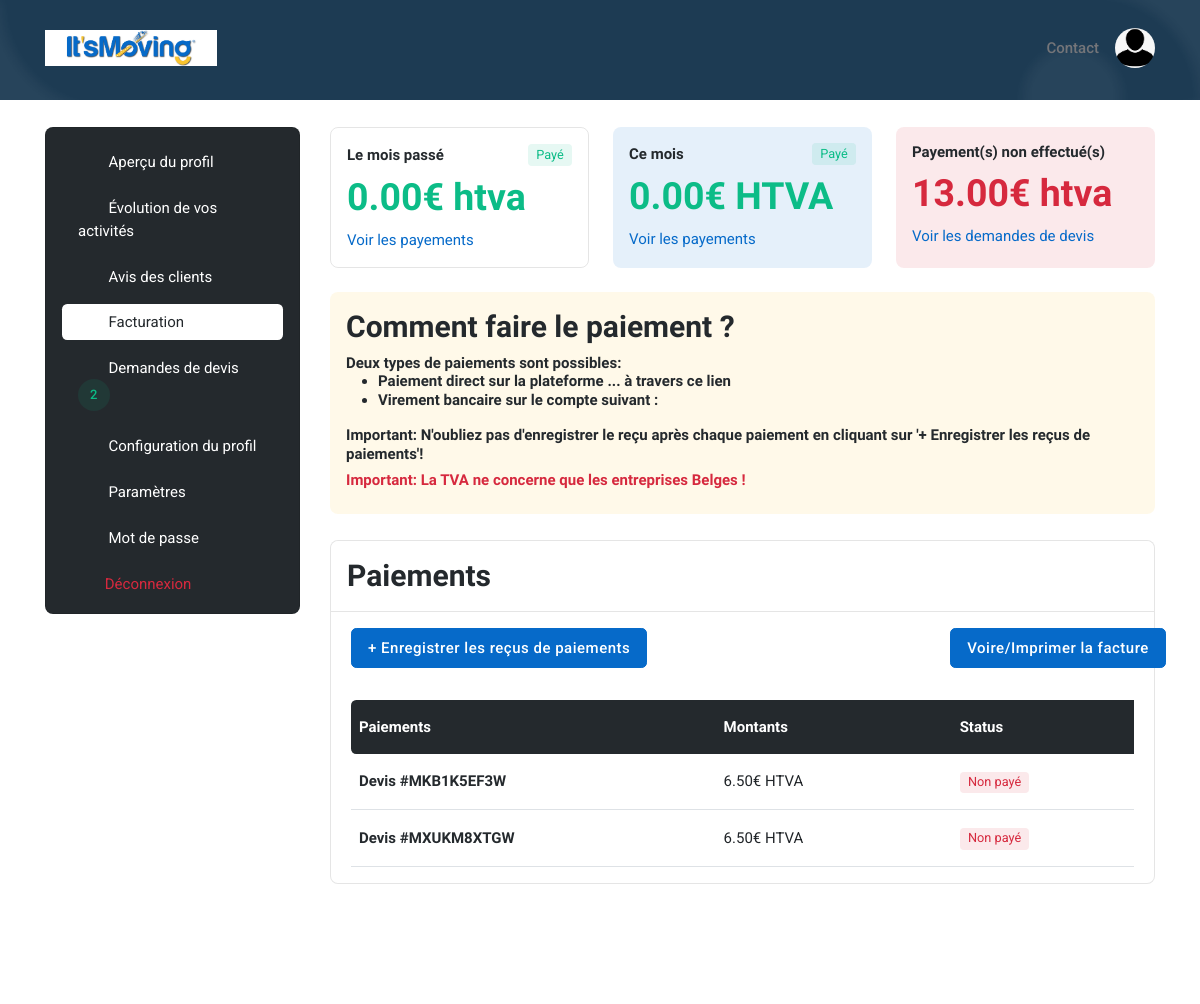
/user/billing/ (signed in, upper part), run on an earlier commit of the app's database.
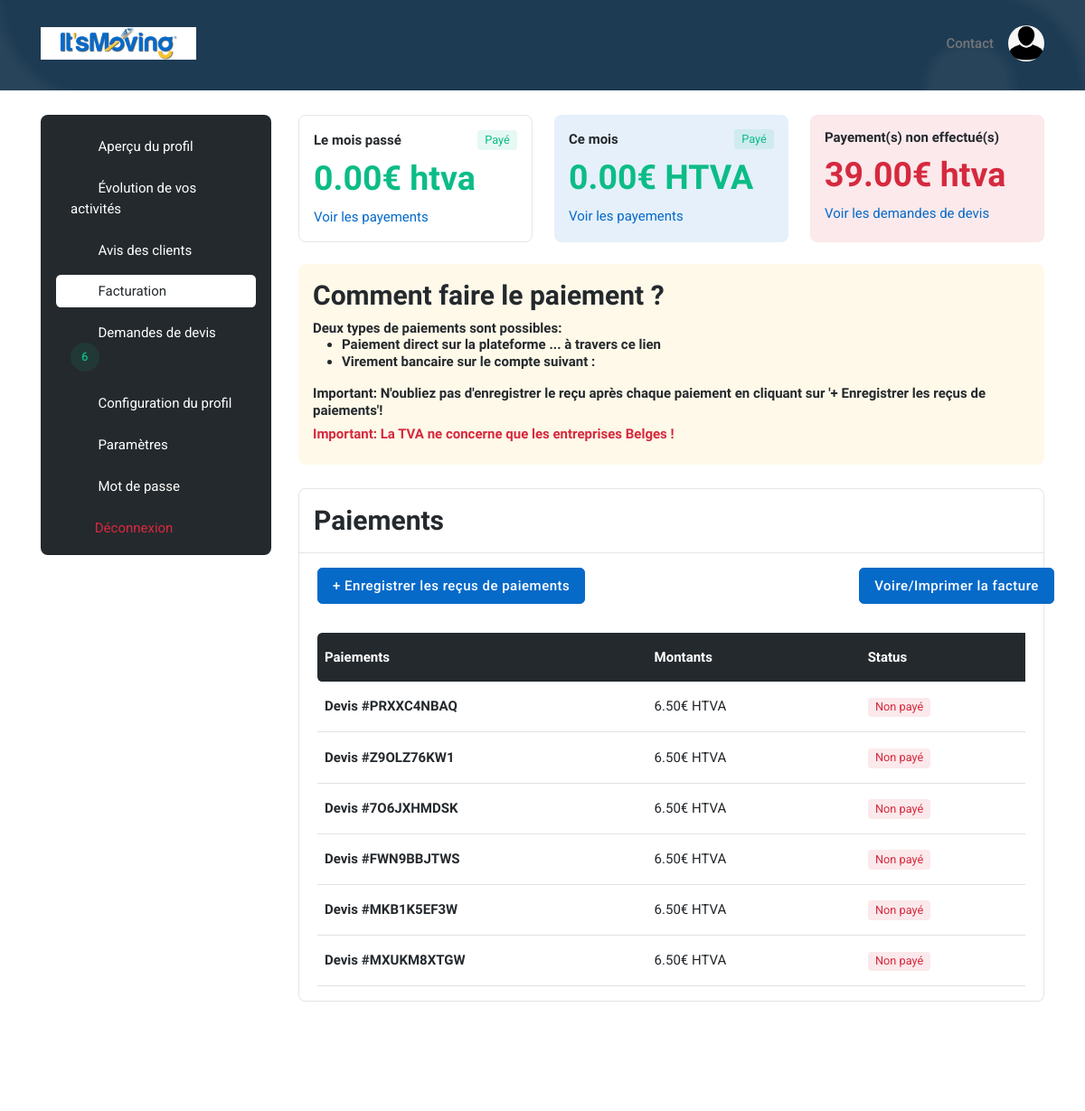
And on a later commit of the database.
### base_app/models.py (models this page shows, shortened)
class Mover_Quote_Request(models.Model):
    created = models.DateTimeField(auto_now_add=True)
    quote_request = models.ForeignKey(Quote_Request, on_delete=models.CASCADE)
    treated = models.BooleanField(default=False)
    rejected = models.BooleanField(default=False)
    paid = models.CharField(max_length=20, default='Non payé') #can be 'Non payé' or 'Payé' or 'Vérification en cours...'
    mover = models.ForeignKey(Mover, on_delete=models.CASCADE)

class Quote_Request(models.Model):
    ref = models.CharField(max_length=30)
    country = models.ForeignKey(Country, on_delete=models.CASCADE, default="")
    City_Departure = models.CharField(max_length=300)
    Adresse_Departure = models.CharField(max_length=300)
    Postal_Code_Departure = models.IntegerField()
    Residence_Number_or_Name_Departure = models.CharField(max_length=300)
    Residence_Departure = models.CharField(max_length=300)
    Number_Room_Departure = models.IntegerField()
    Country_Arrival = models.CharField(max_length=300, default="")
    City_Arrival = models.CharField(max_length=300)
    Adresse_Arrival = models.CharField(max_length=300)
    Residence_Number_or_Name_Arrival = models.CharField(max_length=300)
    Postal_Code_Arrival = models.IntegerField()
    Residence_Arrival = models.CharField(max_length=300)
    packing_service = models.BooleanField(default=False)
    packaging_materials = models.BooleanField(default=False)
    furniture_assembly_disassembly = models.BooleanField(default=False)
    furniture_storage = models.BooleanField(default=False)
    Additional_informations = models.CharField(max_length=300)
    firstname = models.CharField(max_length=300, default="")
    lastname = models.CharField(max_length=300, default="")
    email = models.EmailField(default="")
    email_sent_to_customer = models.BooleanField(default=False)
    phone_number = models.CharField(max_length=30, default="")
    created = models.DateTimeField(auto_now_add=True)
    distributed = models.BooleanField(default=False)
    moving_date = models.DateTimeField(auto_now_add=False)
    moving_date1 = models.DateTimeField(auto_now_add=False)
    moving_date2 = models.DateTimeField(auto_now_add=False)
    moving_type1 = models.ForeignKey(Moving_Type1, on_delete=models.CASCADE)
    moving_type2 = models.ForeignKey(Moving_Type2, on_delete=models.CASCADE)

### user/models.py (models this page shows)
class Payment(models.Model):
    amount = models.DecimalField(max_digits=5, decimal_places=2, default=6.5)
    created = models.DateTimeField(auto_now_add=True)
    tva = models.DecimalField(max_digits=5, decimal_places=2, default=1.36)

### user/views.py (the view, shortened to what this page needs)
# urls.py: path('billing/', views.billing, name='billing'),
@login_required
def billing(request):
    mover = Mover.objects.filter(user_id=request.user.id).last()
    number_quote_request = Mover_Quote_Request.objects.filter(mover_id=mover.id, treated=False, rejected=False).count()
    mover_quote_requests = Mover_Quote_Request.objects.filter(mover_id=mover.id, rejected=False).order_by('-id')
    payment_info = Payment.objects.all().last()
    today = datetime.date.today()
    quote_request_payments = Quote_Request_Payment.objects.filter(mover_id=mover.id)
    number_quote_request_paid_actual_month = \
        Mover_Quote_Request.objects.filter(mover_id=mover.id, rejected=False, paid="Payé", created__month=today.month). \
            count()
    sum_quote_request_paid_actual_month_htva = number_quote_request_paid_actual_month * payment_info.amount
    last_month = today.month - 1
    number_quote_request_paid_last_month = \
        Mover_Quote_Request.objects.filter(mover_id=mover.id, rejected=False, paid="Payé", created__month=last_month). \
            count()
    sum_quote_request_paid_last_month_htva = number_quote_request_paid_last_month * payment_info.amount
    number_quote_request_unpaid = Mover_Quote_Request.objects.filter(mover_id=mover.id, rejected=False, paid="Non payé") \
        .count()
    sum_quote_request_unpaid_htva = number_quote_request_unpaid * payment_info.amount
    return render(request, 'user/profile/billing.html', {'mover': mover, 'number_quote_request': number_quote_request,
                                                         'mover_quote_requests': mover_quote_requests, 'payment_info':
                                                             payment_info, 'sum_quote_request_paid_actual_month_htva':
                                                             sum_quote_request_paid_actual_month_htva,
                                                         'sum_quote_request_paid_last_month_htva':
                                                             sum_quote_request_paid_last_month_htva,
                                                         'sum_quote_request_unpaid_htva': sum_quote_request_unpaid_htva,
                                                         'quote_request_payments': quote_request_payments
                                                         })

### user/templates/user/profile/billing.html (shortened to what the changed rows need)
{% extends 'base_app/base.html' %}
{% load static %}
{% block main %}
	<section class="pt-2">
		<div class="container">
			<div class="row">
				<div class="col-xl-3">
					<nav class="navbar navbar-light navbar-expand-xl mx-0">
						<div class="offcanvas offcanvas-end" tabindex="-1" id="offcanvasNavbar" aria-labelledby="offcanvasNavbarLabel">
							<div class="offcanvas-body p-3 p-xl-0">
								<div class="bg-dark border rounded-3 pb-0 p-3 w-100">
									<div class="list-group list-group-dark list-group-borderless">
										<a class="list-group-item" href="{% url 'quote_request' %}"><i class="bi bi-folder-check fa-fw me-2"></i>
											Demandes de devis
                                            {% if number_quote_request != 0 %}
												<span class="btn btn-sm btn-success-soft btn-round me-1 mb-0">
													{{number_quote_request}}
												</span>
											{% endif %}
										</a>
									</div>
								</div>
							</div>
						</div>
					</nav>
				</div>
				<div class="col-xl-9">
                    <div class="row g-4 mb-4">
                        <div class="col-sm-4">
                            <div class="border p-3 rounded-3 h-100">
                                <h2 class="mb-2 mt-2 text-success">
                                    {{sum_quote_request_paid_last_month_htva}}€ htva
                                </h2>
                            </div>
                        </div>
                        <div class="col-sm-4">
                            <div class="bg-primary bg-opacity-10 h-100 p-3 rounded-3">
                                <h2 class="mb-2 mt-2 text-success">
                                    {{sum_quote_request_paid_actual_month_htva}}€ HTVA
                                </h2>
                            </div>
                        </div>
                        <div class="col-sm-4">
                            <div class="bg-danger bg-opacity-10 h-100 p-3 rounded-3">
                                <h6 class="mb-0">Payement(s) non effectué(s)</h6>
                                <h2 class="mb-2 mt-2 bg-opacity-10 text-danger">
                                    {{sum_quote_request_unpaid_htva}}€ htva
                                </h2>
                                <a href="#">Voir les demandes de devis</a>
                            </div>
                        </div>
                    </div>
                    <div class="card border rounded-3">
                        <div class="card-body">
                            <div class="table-responsive border-0">
                                <table class="table table-dark-gray align-middle p-4 mb-0 table-hover">
                                    <thead>
                                        <tr>
                                            <th scope="col" class="border-0 rounded-start">Paiements</th>
                                            <th scope="col" class="border-0">Montants</th>
                                            <th scope="col" class="border-0">Status</th>
                                        </tr>
                                    </thead>
                                    <tbody>
                                        {% for mover_quote_request in mover_quote_requests %}
                                            <tr>
                                                <td>
                                                    <h6 class="mt-2 mt-lg-0 mb-0">
                                                        <a href="#">Devis #{{mover_quote_request.quote_request.ref}}</a>
                                                    </h6>
                                                </td>
                                                <td>{{payment_info.amount}}€ HTVA
                                                    <a href="#" class="h6 mb-0" role="button" id="dropdownShare" data-bs-toggle="dropdown" aria-expanded="false">
                                                        <i class="bi bi-info-circle-fill"></i>
                                                    </a>
                                                </td>
                                                <td class="text-center text-sm-start">
                                                    {% if mover_quote_request.paid == 'Non payé' %}
                                                        <span class="badge bg-danger bg-opacity-10 text-danger">
                                                            {{mover_quote_request.paid}}
                                                        </span>
                                                    {% elif mover_quote_request.paid == 'Payé' %}
                                                        <span class="badge bg-success bg-opacity-10 text-success">
                                                            {{mover_quote_request.paid}}
                                                        </span>
                                                    {% elif mover_quote_request.paid == 'Vérification en cours...' %}
                                                        <span class="badge bg-warning bg-opacity-10 text-warning">
                                                            {{mover_quote_request.paid}}
                                                        </span>
                                                    {% endif %}
                                                </td>
                                            </tr>
                                        {% endfor %}
                                    </tbody>
                                </table>
                            </div>
                        </div>
                    </div>
				</div>
			</div>
		</div>
	</section>
{% endblock %}

What changed in the data, as far as the page shows it:
added Mover_Quote_Request: quote_request.ref "PRXXC4NBAQ", {{ payment_info.amount }} "6.50", paid "Non payé"
added Mover_Quote_Request: quote_request.ref "Z9OLZ76KW1", {{ payment_info.amount }} "6.50", paid "Non payé"
added Mover_Quote_Request: quote_request.ref "7O6JXHMDSK", {{ payment_info.amount }} "6.50", paid "Non payé"
added Mover_Quote_Request: quote_request.ref "FWN9BBJTWS", {{ payment_info.amount }} "6.50", paid "Non payé"
Also different on the page:
{{ number_quote_request }}: "2" → "6"
{{ sum_quote_request_unpaid_htva }}: "13.00" → "39.00"
